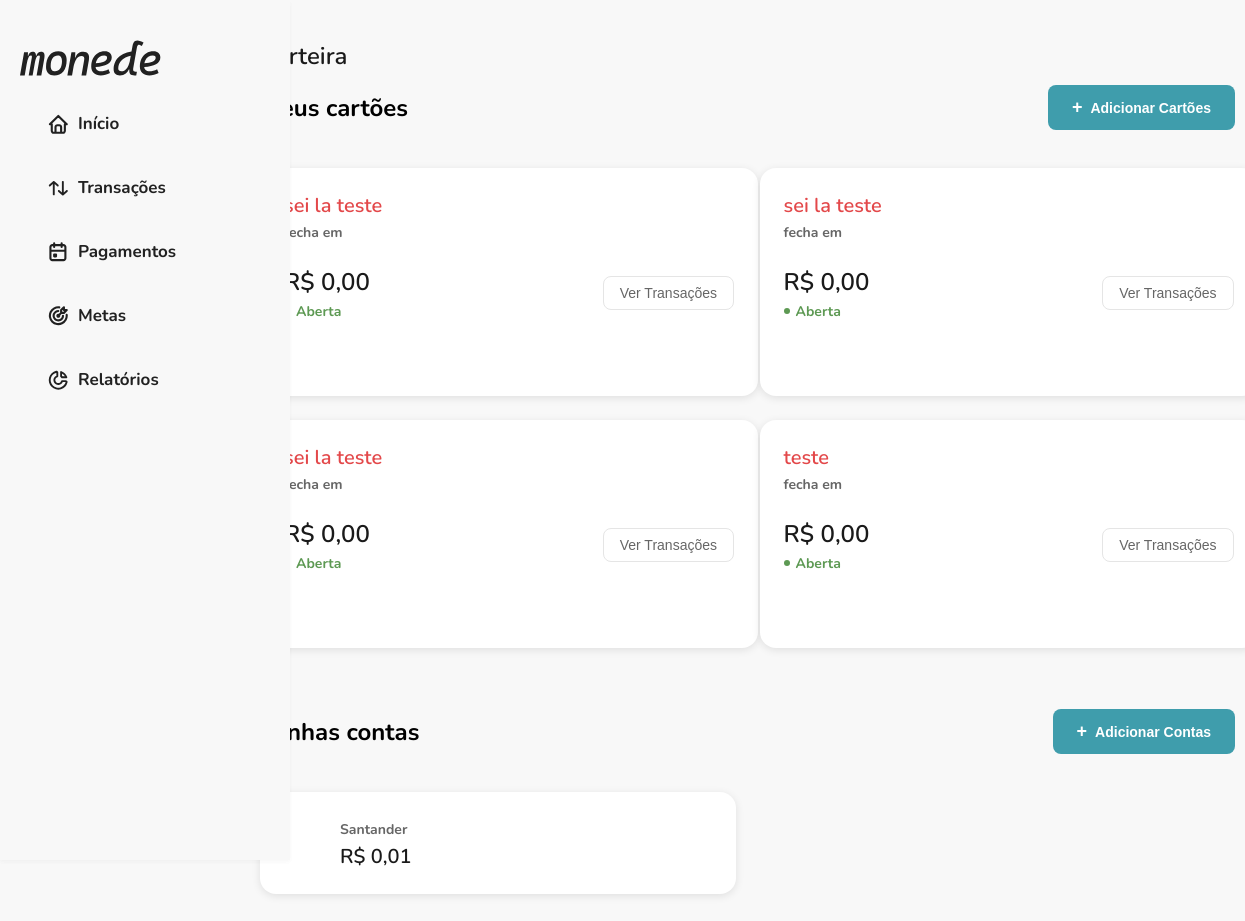
The page /carteira/ on the database as committed earlier.
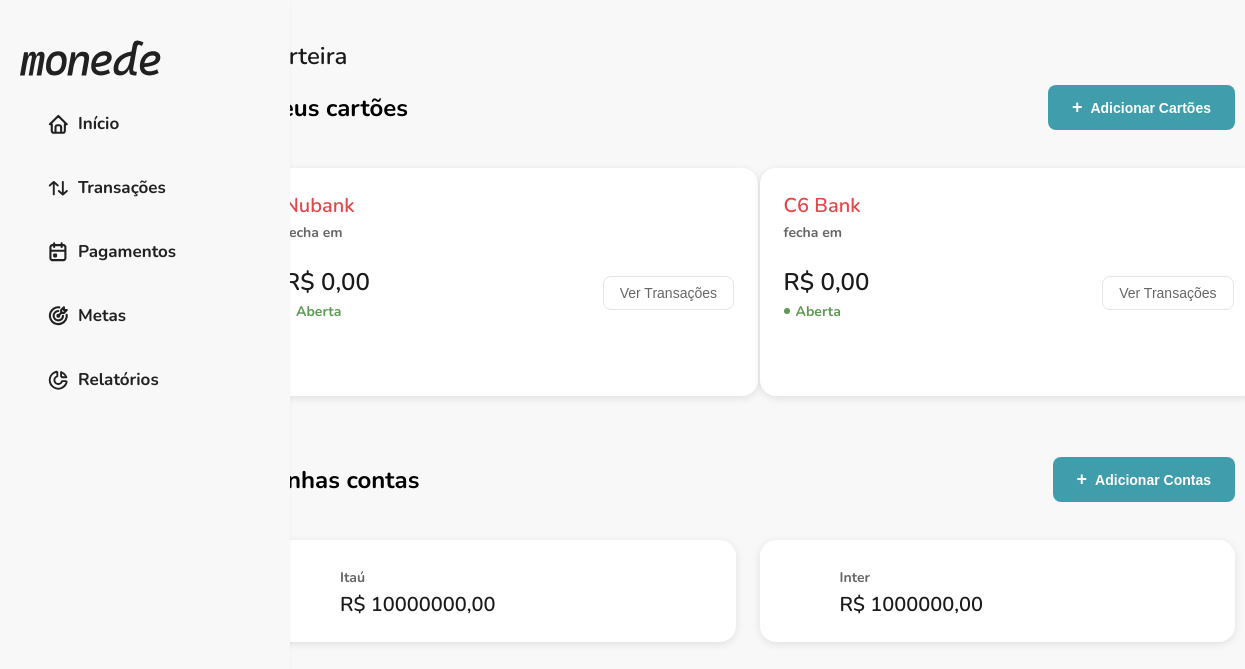
The same page on the database as committed later.
### financas/models.py (models this page shows, shortened)
class Cartao(models.Model):
    STATUS = (
        ('ABERTA', 'Aberta'),
        ('FECHADA', 'Fechada'),
    )
    banco = models.ForeignKey(Banco, on_delete=models.CASCADE, related_name="cartoes",null=True)  # Associação com o banco
    nome_cartao = models.CharField(max_length=100)
    limite_total = models.DecimalField(max_digits=10, decimal_places=2, default=0.00)  # Limite total do cartão
    data_fechamento = models.IntegerField()
    data_vencimento = models.IntegerField()
    status = models.CharField(max_length=10, choices=STATUS, default='ABERTA')
    class Meta:
        verbose_name = 'Cartão'
        verbose_name_plural = 'Cartões'
    def valor_fatura(self):
        transacoes = self.transacoes_cartao.all()
        return sum(t.valor for t in transacoes)

class Conta(models.Model):
    banco = models.ForeignKey(Banco, on_delete=models.SET_NULL, null=True)
    titulo = models.CharField(max_length=100)
    saldo = models.DecimalField(max_digits=10, decimal_places=2)
    criado_em = models.DateTimeField(auto_now_add=True)

class Banco(models.Model):
    codigo = models.CharField(max_length=10, unique=True)
    nome_completo = models.CharField(max_length=100)
    nome = models.CharField(max_length=50)
    logo = models.ImageField(upload_to='logos_bancos/', blank=True, null=True)
    cor = models.CharField(max_length=7, blank=True, null=True)

### financas/views.py (the view)
# urls.py: path('carteira/', views.carteira_views, name='meus_cartoes'),
def carteira_views(request):
    context = {
        'contas': Conta.objects.all(),
        'bancos': Banco.objects.all(),
        'cartoes': Cartao.objects.all(),
        'dias': range(1, 32),
        'conta_form': ContaForm(),  # Formulário vazio para renderizar a página inicial
        'cartao_form': CartaoForm(),
        'transacao_form': TransacaoCartaoForm(),
    }
    return render(request, 'financas/meus_cartoes.html', context)

### financas/templates/financas/meus_cartoes.html (shortened to what this page needs)
{% extends 'financas/base.html' %}
{% load static %}
{% block extra_css %}
<link rel="stylesheet" href="{% static 'financas/css/meus_cartoes.css' %}">
{% endblock %}
{% block content %}<div class="container">
    <div class="dashboard-container">
        <div class="content-wrapper">
            <h1 class="section-title">Carteira</h1>
            <section class="cards-section">
                <div class="section-header">
                    <h2 class="section-subtitle">Meus cartões</h2>
                    <button class="add-button" onclick="abrirModalCartao()">
                        <span class="add-icon">+</span>
                        <span>Adicionar Cartões</span>
                    </button>
                </div>
                <div class="cards-grid">
                    {% for cartao in cartoes %}
                    <div class="credit-card">
                        <div class="card-header">
                            <div class="card-info">
                                <h2 class="card-name">{{ cartao.nome_cartao }}</h2>
                                <p class="card-date">fecha em {{ cartao.data_fechamento|date:"d/m" }}</p>
                            </div>
                        </div>
                        <div class="card-amount">
                            <div class="amount-info">
                                <h3 class="amount-value">R$ {{ cartao.valor_fatura|floatformat:2 }}</h3>
                                <div class="amount-status">
                                    <span class="status-dot"></span>
                                    <span>{{ cartao.get_status_display }}</span>
                                </div>
                            </div>
                            <button class="view-transactions">Ver Transações</button>
                        </div>
                    </div>
                    {% endfor %}
                </div>
            </section>
            <section class="accounts-section">
                <div class="section-header">
                    <h2 class="section-subtitle">Minhas contas</h2>
                    <button class="add-button" onclick="abrirModalConta()">
                        <span class="add-icon">+</span>
                        <span>Adicionar Contas</span>
                    </button>
                </div>
                <div class="cards-grid">
                    {% for conta in contas %}
                    <div class="bank-account">
                        <div class="bank-header">
                            <div class="bank-logo">
                            </div>
                            <div class="bank-info">
                                <p class="bank-balance">{{ conta.banco.nome }}</p>
                                <p class="bank-amount">R$ {{ conta.saldo|floatformat:2 }}</p>
                            </div>
                        </div>
                    </div>
                    {% endfor %}
                </div>
            </section>
        </div>
    </div>
{% endblock %}

Rows that differ between the two databases and show on the page:
removed Cartao: nome_cartao "sei la teste", valor_fatura "0,00", status "Aberta"
removed Cartao: nome_cartao "sei la teste", valor_fatura "0,00", status "Aberta"
removed Cartao: nome_cartao "sei la teste", valor_fatura "0,00", status "Aberta"
removed Cartao: nome_cartao "teste", valor_fatura "0,00", status "Aberta"
removed Conta: banco.nome "Santander", saldo "0,01"
added Cartao: nome_cartao "Nubank", valor_fatura "0,00", status "Aberta"
added Cartao: nome_cartao "C6 Bank", valor_fatura "0,00", status "Aberta"
added Conta: banco.nome "Itaú", saldo "10000000,00"
added Conta: banco.nome "Inter", saldo "1000000,00"
